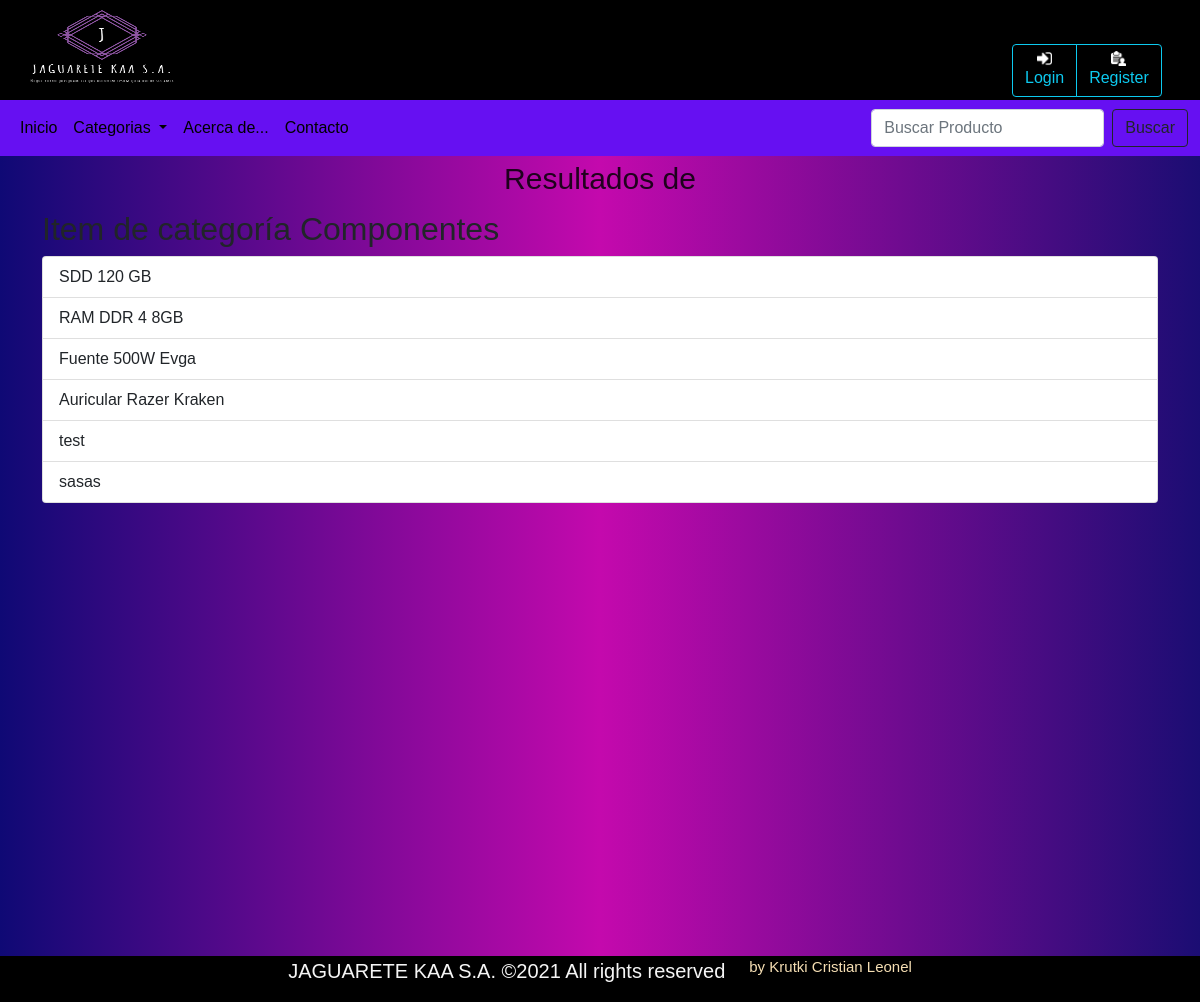
/JAGWEB/search/1, run on an earlier commit of the app's database.
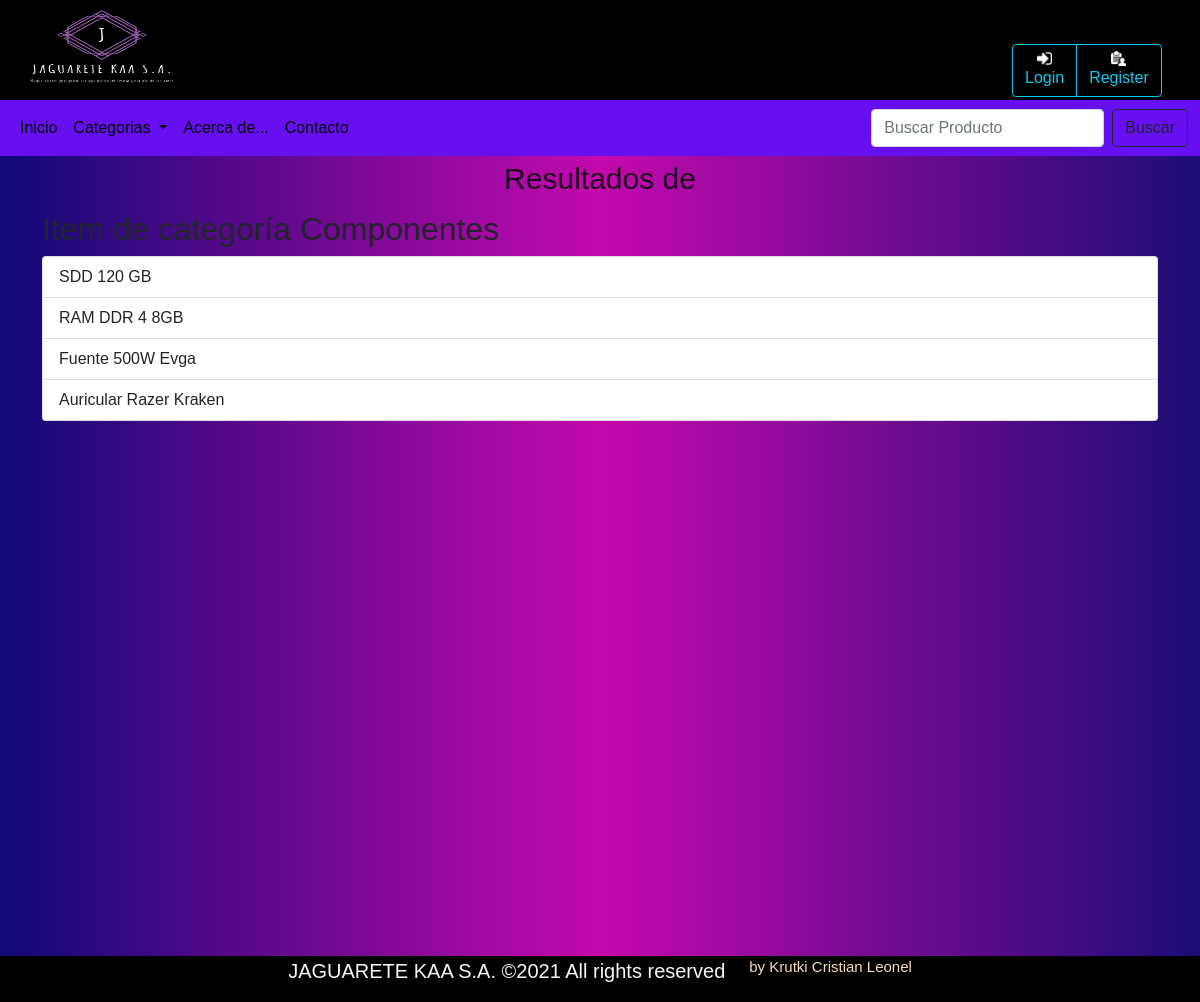
And on a later commit of the database.
### JAGWEB/models.py (models this page shows, shortened)
class Producto (models.Model):
    nombre = models.CharField(max_length=180) #nombre del producto 180 caracteres max
    descripcion = models.TextField() #descripcion breve del producto 250 caracteres
    categoria = models.ForeignKey(Categoria,on_delete=models.CASCADE,related_name="categ") #categoria referenciada
    precio=models.FloatField() #precio del producto en float
    imagen= models.ImageField(upload_to='products/', default='products/default.png')   #imagen del producto

### JAGWEB/views.py (the view)
# urls.py: path('search/<int:id_category>', views.search_category, name="search_category"),
def search_category(request, id_category):
    return render(request, "producto/searchResoult.html", {
        'una_categoria': Categoria.objects.get(id=id_category),
        'lst_productos': Producto.objects.filter(categoria=id_category)
    })

### JAGWEB/context_processors.py (called while the page is built)
def cat_menu(request):
    categorias = Categoria.objects.all()
    return{
        'list_category': categorias
    }

### JAGWEB/templates/producto/searchResoult.html
{% extends "layout.html" %} {% load static %} {% block body %}
<div class="container container-fluid">
    <h1>Resultados de </h1>
    <h2>Item de categor&iacute;a {{una_categoria.nombre}} </h2>
    <div class="list-group">
        {% for un_producto in lst_productos %}
        <a href="{% url 'product' un_producto.id %}" class="list-group-item list-group-item-action">{{un_producto.nombre}}</a> {% endfor %}
    </div>
</div>
{% endblock %}

What changed in the data, as far as the page shows it:
removed Producto: nombre "test"
removed Producto: nombre "sasas"
